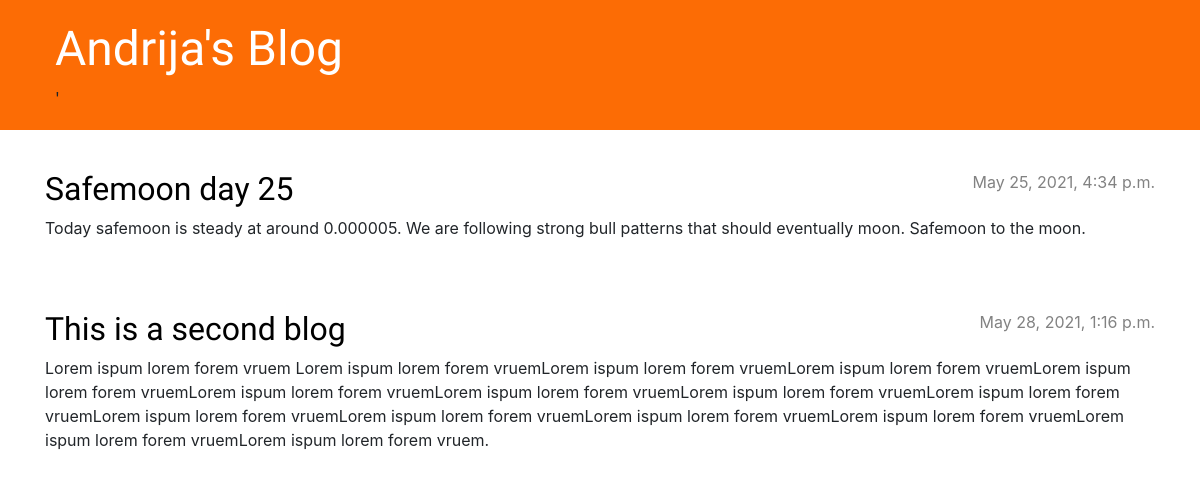
Before: / with the older database file.
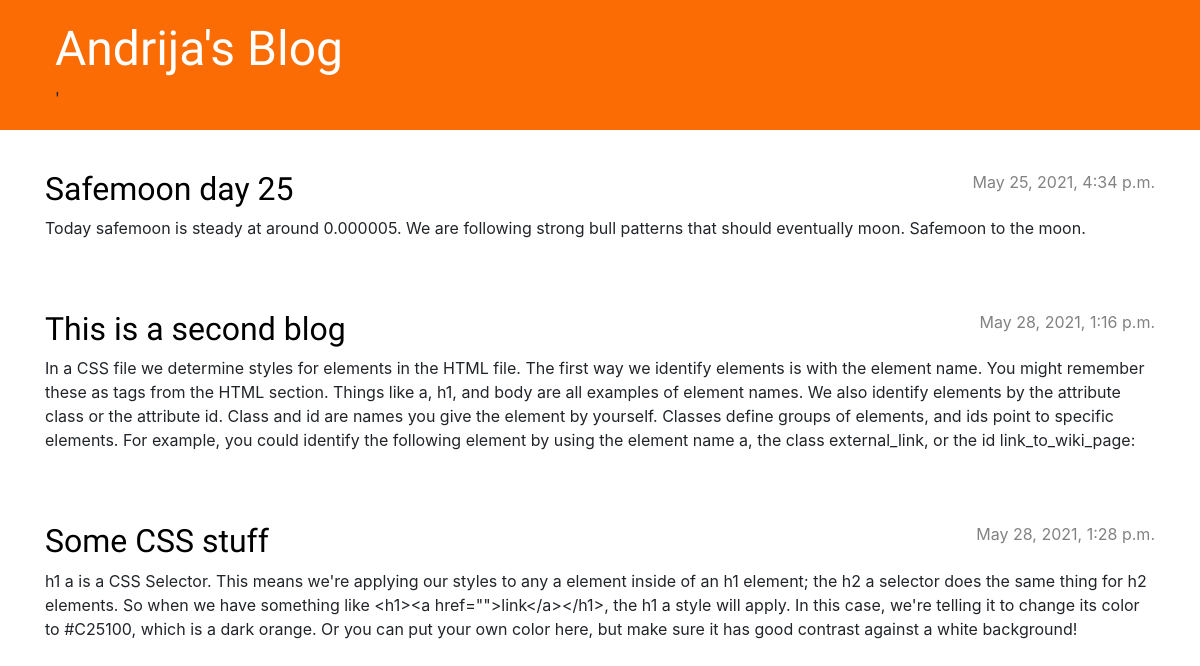
After: the same page with the newer database file.
### blog/models.py (models this page shows, shortened)
class Post(models.Model):
    author = models.ForeignKey(settings.AUTH_USER_MODEL, on_delete=models.CASCADE)
    title = models.CharField(max_length=200)
    text = models.TextField()
    created_date = models.DateTimeField(default=timezone.now)
    published_date = models.DateTimeField(blank=True, null=True)

### blog/views.py (the view)
# urls.py: path('', views.post_list, name='post_list'),
def post_list(request):
    posts = Post.objects.filter(published_date__lte=timezone.now()).order_by('published_date')
    return render(request, 'blog/post_list.html', {'posts': posts})

### blog/templates/blog/post_list.html
{% extends 'blog/base.html' %}
{% block content %}
    {% for post in posts %}
        <article class="post">
            <time class="date">
                {{ post.published_date }}
            </time>
            <h2><a href="{% url 'post_detail' pk=post.pk %}">{{ post.title }}</a></h2>
            <p>{{ post.text|linebreaksbr }}</p>
        </article>
    {% endfor %}
{% endblock %}

### blog/templates/blog/base.html (shortened to what this page needs)
{% load static %}
<!DOCTYPE html>
<html>
    <head>
        <link rel="stylesheet" href="https://cdn.jsdelivr.net/npm/bootstrap@4.5.3/dist/css/bootstrap.min.css">
        <link rel="stylesheet" href="{% static 'css/blog.css' %}">
    </head>
    <body>
        <header class="page-header">
          <div class="container">
              <h1><a href="/">Andrija's Blog</a></h1>'
          </div>
        </header>
        <main class="container">
            <div class="row">
                <div class="col">
                {% block content %}
                {% endblock %}
                </div>
            </div>
        </main>
    </body>
</html>

### blog/static/css/blog.css (style rules this page uses)
.page-header { background-color: #fc6c05; margin-top: 0; margin-bottom: 40px; padding: 20px 20px 20px 40px; }
.page-header h1, .page-header h1 a, .page-header h1 a:visited, .page-header h1 a:active { color: #ffffff; font-size: 36pt; text-decoration: none; }
h1, h2, h3, h4 { font-family: 'Lobster', cursive; }
.date { color: #828282; }
.post { margin-bottom: 70px; }
.post h2 a, .post h2 a:visited { color: #000000; }
.post > .date, .post > .actions { float: right; }

Changed rows visible on the page:
changed Post "This is a second blog": text "Lorem ispum lorem forem vruem Lorem ispum lorem forem vruemLorem ispum lorem forem vruemLorem ispum lorem forem vruemLorem ispum lorem forem vruemLorem ispum lorem forem vruemLorem ispum lorem forem vruemLorem ispum lorem forem vruemLorem ispum lorem forem vruemLorem ispum lorem forem vruemLorem ispum lorem forem vruemLorem ispum lorem forem vruemLorem ispum lorem forem vruemLorem ispum lorem forem vruemLorem ispum lorem forem vruem." → "In a CSS file we determine styles for elements in the HTML file. The first way we identify elements is with the element name. You might remember these as tags from the HTML section. Things like a, h1, and body are all examples of element names. We also identify elements by the attribute class or the attribute id. Class and id are names you give the element by yourself. Classes define groups of elements, and ids point to specific elements. For example, you could identify the following element by using the element name a, the class external_link, or the id link_to_wiki_page:"
added Post: published_date "May 28, 2021, 1:28 p.m.", title "Some CSS stuff", text "h1 a is a CSS Selector. This means we're applying our styles to any a element inside of an h1 element; the h2 a selector does the same thing for h2 elements. So when we have something like <h1><a href=\"\">link</a></h1>, the h1 a style will apply. In this case, we're telling it to change its color to #C25100, which is a dark orange. Or you can put your own color here, but make sure it has good contrast against a white background!"
